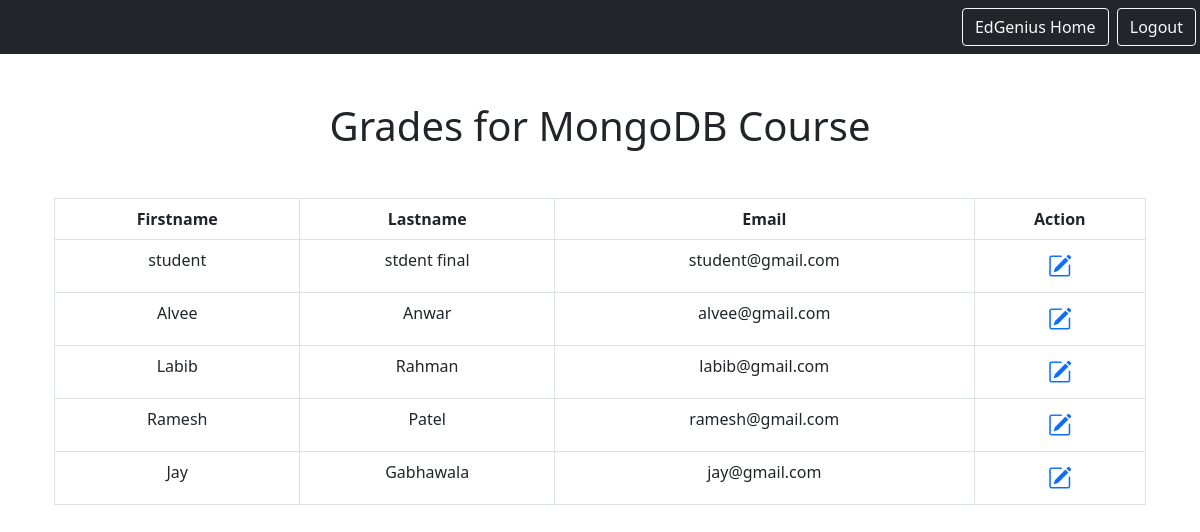
Screenshot of /grades_provider/MongoDB (signed in) with the database file from the repository.
### EdGeniusApp/models.py (models this page shows, shortened)
class Student(models.Model):
    user = models.OneToOneField(NewUser, on_delete=models.CASCADE, primary_key=True, related_name='student')
    firstname = models.CharField(max_length=50)
    lastname = models.CharField(max_length=50)
    email = models.EmailField(max_length=50)
    membership = models.CharField(max_length=20)

### EdGeniusApp/views.py (the view, shortened to what this page needs)
# urls.py: path('grades_provider/<str:course_name>', views.grade_page, name='grades_provider'),
@login_required
def grade_page(request, course_name):
    student_list = Student.objects.filter(courseenrolled__course__course_name=course_name)
    return render(request,'EdGeniusApp/grades_provider.html',{'student_list': student_list, 'course': course_name})

### EdGeniusApp/context_processor.py (called while the page is built)
def active_page(request):
    return {'active_page': request.path}

### EdGeniusApp/templates/EdGeniusApp/grades_provider.html (shortened to what this page needs)
{% extends 'EdGeniusApp/base_instructor.html' %}
{% block body_block %}
<div class="container mt-5">
      <h1>Grades for {{ course }} Course</h1>
    </div>
    <div class="container mt-5">
      <div class="table-responsive">
        <table class="table table-bordered table-hover">
          <thead>
            <tr>
              <th>Firstname</th>
              <th>Lastname</th>
              <th>Email</th>
              <th style="text-align: center">Action</th>
            </tr>
          </thead>
          <tbody>
            <form action="" , method="post">
              {% for student in student_list %}
              <tr>
                <td>{{ student.firstname}}</td>
                <td>{{ student.lastname }}</td>
                <td>{{ student.email }}</td>
                <td style="text-align: center">
                  <a
                    href="#editEmployeeModal-{{ forloop.counter }}"
                    class="edit"
                    data-toggle="modal"
                    ><i
                      class="bi bi-pencil-square"
                      data-toggle="tooltip"
                      title="Delete"
                      style="font-size: 1.5rem; text-align: center"
                    ></i
                  ></a>
                </td>
              </tr>
              {% endfor %}
            </form>
          </tbody>
        </table>
      </div>
    </div>
{% endblock %}

### rows the page displays
Student: firstname "student", lastname "stdent final", email "student@gmail.com"
Student: firstname "Alvee", lastname "Anwar", email "alvee@gmail.com"
Student: firstname "Labib", lastname "Rahman", email "labib@gmail.com"
Student: firstname "Ramesh", lastname "Patel", email "ramesh@gmail.com"
Student: firstname "Jay", lastname "Gabhawala", email "jay@gmail.com"

### other values shown
{{ course }} "MongoDB"
